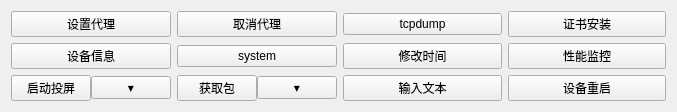
                    <widget class="QWidget" name="sysScrollContent">
                     <property name="geometry">
                      <rect>
                       <x>0</x>
                       <y>0</y>
                       <width>677</width>
                       <height>110</height>
                      </rect>
                     </property>
                     <layout class="QGridLayout" name="gridLayout">
                      <item row="3" column="0">
                       <widget class="QPushButton" name="btnDeviceInfo">
                        <property name="text">
                         <string>设备信息</string>
                        </property>
                       </widget>
                      </item>
                      <item row="1" column="2">
                       <widget class="QPushButton" name="btnTcpdump">
                        <property name="text">
                         <string>tcpdump</string>
                        </property>
                       </widget>
                      </item>
                      <item row="1" column="1">
                       <widget class="QPushButton" name="btnClearProxy">
                        <property name="text">
                         <string>取消代理</string>
                        </property>
                       </widget>
                      </item>
                      <item row="4" column="1">
                       <layout class="QHBoxLayout" name="pkgListLayout">
                        <property name="spacing">
                         <number>0</number>
                        </property>
                        <property name="leftMargin">
                         <number>0</number>
                        </property>
                        <property name="topMargin">
                         <number>0</number>
                        </property>
                        <property name="rightMargin">
                         <number>0</number>
                        </property>
                        <property name="bottomMargin">
                         <number>0</number>
                        </property>
                        <item>
                         <widget class="QPushButton" name="btnPkgMain">
                          <property name="text">
                           <string>获取包</string>
                          </property>
                         </widget>
                        </item>
                        <item>
                         <widget class="QPushButton" name="btnPkgMenu">
                          <property name="text">
                           <string>▾</string>
                          </property>
                         </widget>
                        </item>
                       </layout>
                      </item>
                      <item row="1" column="0">
                       <widget class="QPushButton" name="btnSetProxy">
                        <property name="text">
                         <string>设置代理</string>
                        </property>
                       </widget>
                      </item>
                      <item row="3" column="3">
                       <widget class="QPushButton" name="btnDpm">
                        <property name="text">
                         <string>性能监控</string>
                        </property>
                       </widget>
                      </item>
                      <item row="1" column="3">
                       <widget class="QPushButton" name="btnSll">
                        <property name="text">
                         <string>证书安装</string>
                        </property>
                       </widget>
                      </item>
                      <item row="3" column="1">
                       <widget class="QPushButton" name="btnSystemRoot">
                        <property name="text">
                         <string>system</string>
                        </property>
                       </widget>
                      </item>
                      <item row="3" column="2">
                       <widget class="QPushButton" name="btnModifiedTime">
                        <property name="text">
                         <string>修改时间</string>
                        </property>
                       </widget>
                      </item>
                      <item row="4" column="0">
                       <layout class="QHBoxLayout" name="scrcpyLayout">
                        <property name="spacing">
                         <number>0</number>
                        </property>
                        <property name="leftMargin">
                         <number>0</number>
                        </property>
                        <property name="topMargin">
                         <number>0</number>
                        </property>
                        <property name="rightMargin">
                         <number>0</number>
                        </property>
                        <property name="bottomMargin">
                         <number>0</number>
                        </property>
                        <item>
                         <widget class="QPushButton" name="btnScrcpyMain">
                          <property name="text">
                           <string>启动投屏</string>
                          </property>
                         </widget>
                        </item>
                        <item>
                         <widget class="QPushButton" name="btnScrcpyMenu">
                          <property name="text">
                           <string>▾</string>
                          </property>
                         </widget>
                        </item>
                       </layout>
                      </item>
                      <item row="4" column="2">
                       <widget class="QPushButton" name="btnInputText">
                        <property name="text">
                         <string>输入文本</string>
                        </property>
                       </widget>
                      </item>
                      <item row="4" column="3">
                       <widget class="QPushButton" name="btnReboot">
                        <property name="text">
                         <string>设备重启</string>
                        </property>
                       </widget>
                      </item>
                     </layout>
                    </widget>
